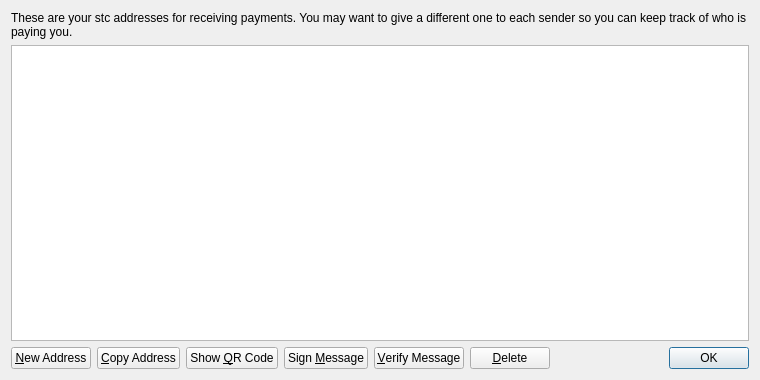
<?xml version="1.0" encoding="UTF-8"?>
<ui version="4.0">
 <class>AddressBookPage</class>
 <widget class="QWidget" name="AddressBookPage">
  <property name="geometry">
   <rect>
    <x>0</x>
    <y>0</y>
    <width>760</width>
    <height>380</height>
   </rect>
  </property>
  <property name="windowTitle">
   <string>Address Book</string>
  </property>
  <layout class="QVBoxLayout" name="verticalLayout">
   <item>
    <widget class="QLabel" name="labelExplanation">
     <property name="text">
      <string>These are your stc addresses for receiving payments. You may want to give a different one to each sender so you can keep track of who is paying you.</string>
     </property>
     <property name="textFormat">
      <enum>Qt::PlainText</enum>
     </property>
     <property name="wordWrap">
      <bool>true</bool>
     </property>
    </widget>
   </item>
   <item>
    <widget class="QTableView" name="tableView">
     <property name="contextMenuPolicy">
      <enum>Qt::CustomContextMenu</enum>
     </property>
     <property name="toolTip">
      <string>Double-click to edit address or label</string>
     </property>
     <property name="tabKeyNavigation">
      <bool>false</bool>
     </property>
     <property name="alternatingRowColors">
      <bool>true</bool>
     </property>
     <property name="selectionMode">
      <enum>QAbstractItemView::SingleSelection</enum>
     </property>
     <property name="selectionBehavior">
      <enum>QAbstractItemView::SelectRows</enum>
     </property>
     <property name="sortingEnabled">
      <bool>true</bool>
     </property>
     <attribute name="verticalHeaderVisible">
      <bool>false</bool>
     </attribute>
    </widget>
   </item>
   <item>
    <layout class="QHBoxLayout" name="horizontalLayout">
     <item>
      <widget class="QPushButton" name="newAddressButton">
       <property name="toolTip">
        <string>Create a new address</string>
       </property>
       <property name="text">
        <string>&amp;New Address</string>
       </property>
       <property name="icon">
        <iconset resource="../bitcoin.qrc">
         <normaloff>:/icons/add</normaloff>:/icons/add</iconset>
       </property>
      </widget>
     </item>
     <item>
      <widget class="QPushButton" name="copyToClipboard">
       <property name="toolTip">
        <string>Copy the currently selected address to the system clipboard</string>
       </property>
       <property name="text">
        <string>&amp;Copy Address</string>
       </property>
       <property name="icon">
        <iconset resource="../bitcoin.qrc">
         <normaloff>:/icons/editcopy</normaloff>:/icons/editcopy</iconset>
       </property>
      </widget>
     </item>
     <item>
      <widget class="QPushButton" name="showQRCode">
       <property name="text">
        <string>Show &amp;QR Code</string>
       </property>
       <property name="icon">
        <iconset resource="../bitcoin.qrc">
         <normaloff>:/icons/qrcode</normaloff>:/icons/qrcode</iconset>
       </property>
      </widget>
     </item>
     <item>
      <widget class="QPushButton" name="signMessage">
       <property name="toolTip">
        <string>Sign a message to prove you own a stc address</string>
       </property>
       <property name="text">
        <string>Sign &amp;Message</string>
       </property>
       <property name="icon">
        <iconset resource="../bitcoin.qrc">
         <normaloff>:/icons/edit</normaloff>:/icons/edit</iconset>
       </property>
      </widget>
     </item>
     <item>
      <widget class="QPushButton" name="verifyMessage">
       <property name="toolTip">
        <string>Verify a message to ensure it was signed with a specified stc address</string>
       </property>
       <property name="text">
        <string>&amp;Verify Message</string>
       </property>
       <property name="icon">
        <iconset resource="../bitcoin.qrc">
         <normaloff>:/icons/transaction_0</normaloff>:/icons/transaction_0</iconset>
       </property>
      </widget>
     </item>
     <item>
      <widget class="QPushButton" name="deleteButton">
       <property name="toolTip">
        <string>Delete the currently selected address from the list</string>
       </property>
       <property name="text">
        <string>&amp;Delete</string>
       </property>
       <property name="icon">
        <iconset resource="../bitcoin.qrc">
         <normaloff>:/icons/remove</normaloff>:/icons/remove</iconset>
       </property>
      </widget>
     </item>
     <item>
      <spacer name="horizontalSpacer">
       <property name="orientation">
        <enum>Qt::Horizontal</enum>
       </property>
       <property name="sizeHint" stdset="0">
        <size>
         <width>40</width>
         <height>20</height>
        </size>
       </property>
      </spacer>
     </item>
     <item>
      <widget class="QDialogButtonBox" name="buttonBox">
       <property name="sizePolicy">
        <sizepolicy hsizetype="Maximum" vsizetype="Fixed">
         <horstretch>0</horstretch>
         <verstretch>0</verstretch>
        </sizepolicy>
       </property>
       <property name="standardButtons">
        <set>QDialogButtonBox::Ok</set>
       </property>
      </widget>
     </item>
    </layout>
   </item>
  </layout>
 </widget>
 <resources>
  <include location="../bitcoin.qrc"/>
 </resources>
 <connections/>
</ui>
